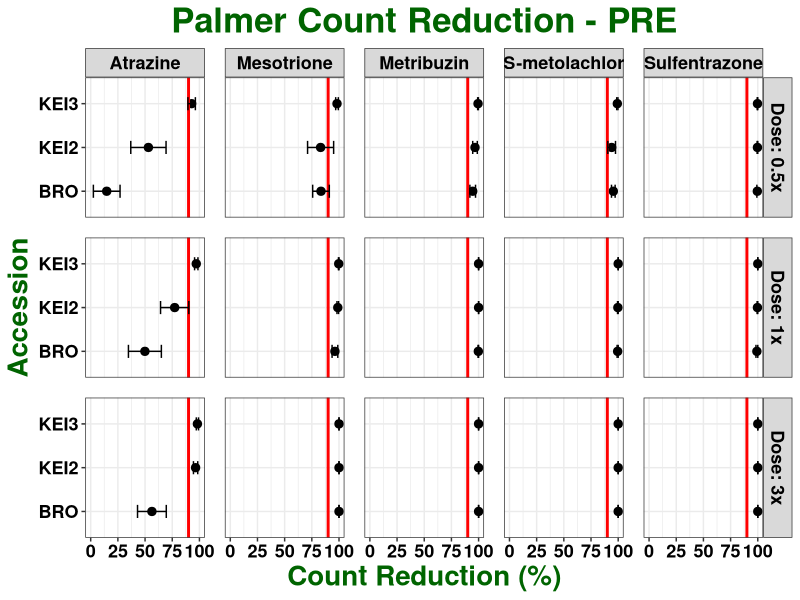

Source code (R): (Note: this script raises an error after producing the figure.)
## ---- chunk 1

knitr::opts_chunk$set(echo = TRUE)
library(dplyr)
library(ggplot2)
library(ggpubr)

## ---- chunk 2

palmer <- read.csv("All PRE_Reduction.csv")

str(palmer)

palmer$run <- as.factor(palmer$run)

palmer$pop <- as.factor(palmer$pop)

palmer$herb <- as.factor(palmer$herb)

palmer$Dose <- as.factor(palmer$Dose)

palmer$rep <- as.factor(palmer$rep)

str(palmer)

## ---- chunk 3

summary <- palmer %>% 
  group_by(pop, herb, Dose) %>% 
  summarise(n = sum(!is.na(count_red)), 
            mean = mean(count_red, na.rm = TRUE), 
            sd = sd(count_red, na.rm = TRUE),
            se = sd / sqrt(n),
            CI = qnorm(1- 0.05/2) * se)

summary$herb <- factor(summary$herb,
                       levels = c("Atrazine", "Mesotrione", "Metribuzin", "S-metolachlor", "Sulfentrazone"))

summary
            
## ---- chunk 4

dose_labels <- c("0.5x" = "Dose: 0.5x", "1x" = "Dose: 1x", "3x" = "Dose: 3x")


ggplot(summary, aes(x = mean*100, y = pop)) + 
  xlim(0, 100) + 
  geom_point(size = 2.5) + 
  geom_vline(xintercept = 90, size = 1, colour = "red") +
  geom_errorbar(aes(xmin = (mean*100) - (se*100), xmax = (mean*100) + (se*100), width = 0.3)) + 
  facet_grid(Dose ~ herb, labeller = labeller(Dose = dose_labels)) +
  labs(title = "Palmer Count Reduction - PRE", x = "Count Reduction (%)", y = "Accession") + 
  theme_bw() + 
  theme (plot.title = element_text(face = "bold", hjust = 0.5, size = 25, colour = "darkgreen"), 
         axis.title = element_text(face = "bold", size = 20, colour = "darkgreen"), 
         axis.text = element_text(face = "bold", size = 13, colour = "black"),
         strip.text = element_text(face = "bold", size = 13, colour = "black"),
         panel.spacing = unit(1.0, "lines")) +
  ggsave("RAW COUNTRED_POPxHERBxRATE.jpeg", units="in", width=15, height=5, dpi=600)

